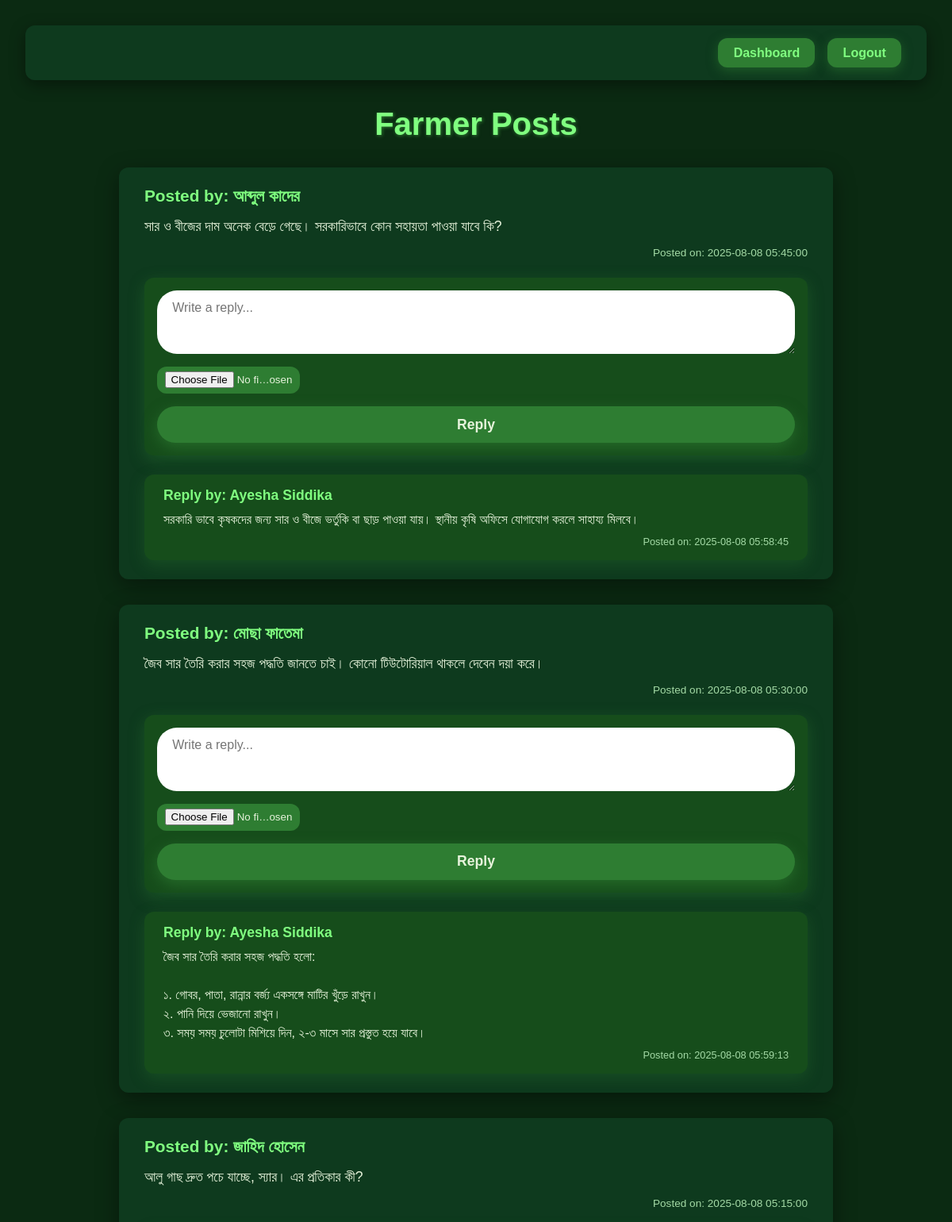
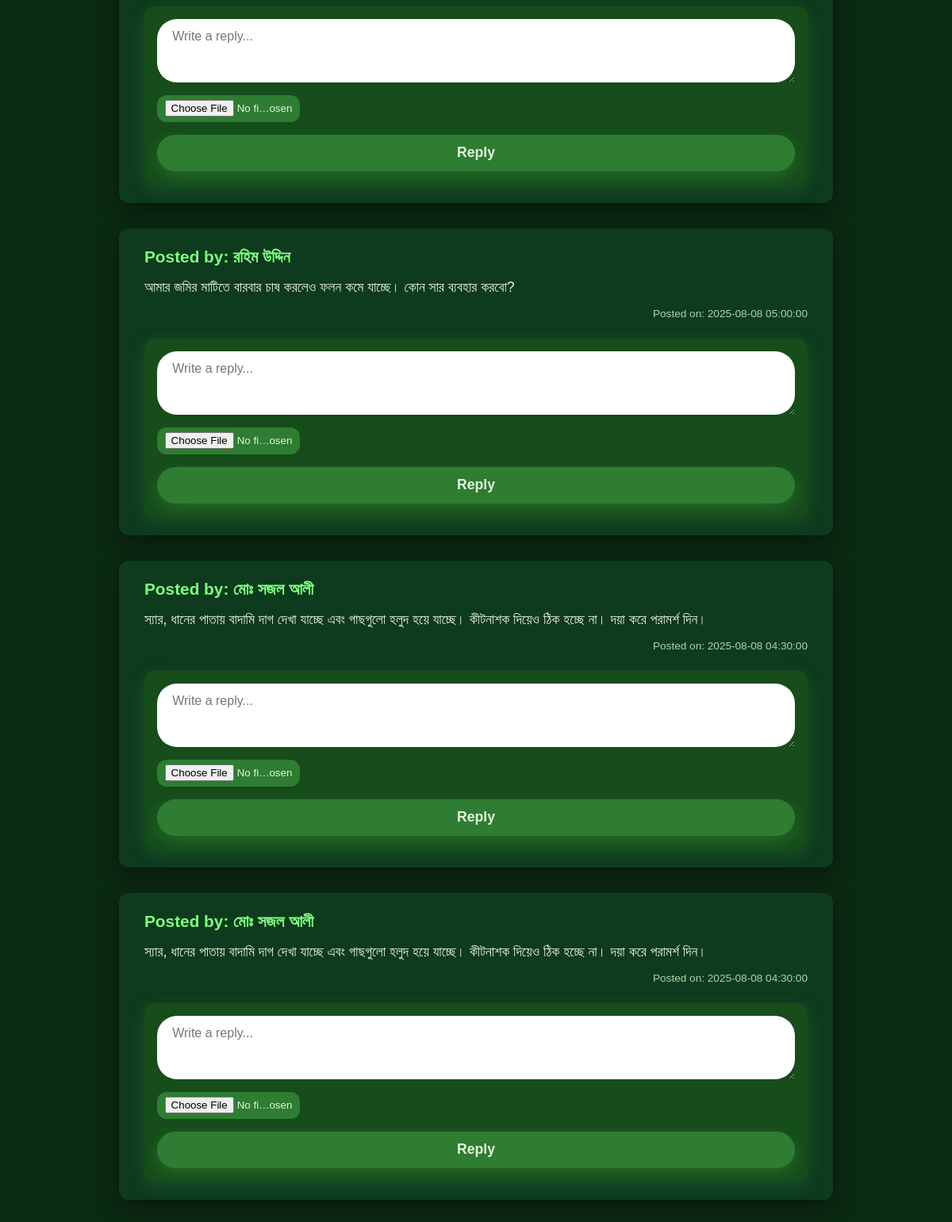
The page /agri_post.php (signed in) on the database its author committed (2 pictures, top to bottom).
### tables this page shows
CREATE TABLE `posts` (
  `id` int(11) NOT NULL,
  `user_type` enum('farmer','agri_officer') NOT NULL,
  `user_id` int(11) NOT NULL,
  `content` text DEFAULT NULL,
  `image` varchar(255) DEFAULT NULL,
  `video` varchar(255) DEFAULT NULL,
  `audio` varchar(255) DEFAULT NULL,
  `created_at` timestamp NOT NULL DEFAULT current_timestamp(),
  `attachment` varchar(255) DEFAULT NULL
);

CREATE TABLE `replies` (
  `id` int(11) NOT NULL,
  `post_id` int(11) NOT NULL,
  `parent_reply_id` int(11) DEFAULT NULL,
  `user_type` enum('farmer','agri_officer') NOT NULL,
  `user_id` int(11) NOT NULL,
  `content` text DEFAULT NULL,
  `image` varchar(255) DEFAULT NULL,
  `video` varchar(255) DEFAULT NULL,
  `audio` varchar(255) DEFAULT NULL,
  `created_at` timestamp NOT NULL DEFAULT current_timestamp(),
  `attachment` varchar(255) DEFAULT NULL
);

### agri_post.php (the view, shortened to what this page needs)
<?php
include('db_connection.php');
$agri_officer_id = $_SESSION['agri_officer_id'];
$stmt_posts = $conn->prepare("SELECT posts.*, CONCAT(farmers.first_name, ' ', farmers.last_name) AS farmer_name
                              FROM posts
                              JOIN farmers ON posts.user_id = farmers.id
                              WHERE posts.user_type = 'farmer'
                              ORDER BY posts.created_at DESC");
$stmt_posts->execute();
$posts_result = $stmt_posts->get_result();
?>
<!DOCTYPE html>
<html lang="en">
<head>
</head>
<body>
<nav>
    <a href="agri_officer_dashboard.php">Dashboard</a>
    <a href="home.php">Logout</a>
</nav>
<div class="container">
    <h2>Farmer Posts</h2>
    <?php while ($post = $posts_result->fetch_assoc()): ?>
        <div class="post" id="post-<?= htmlspecialchars($post['id']) ?>">
            <div class="post-header">
                Posted by: <?= htmlspecialchars($post['farmer_name']) ?>
            </div>
            <div class="post-content">
                <?= nl2br(htmlspecialchars($post['content'])) ?>
            </div>
            <div class="post-footer">
                Posted on: <?= htmlspecialchars($post['created_at']) ?>
            </div>
            <div class="reply-section">
                <?php
                if (isset($_GET['edit_reply_id']) && intval($_GET['edit_reply_id']) && $_GET['edit_reply_id'] == $post['id']):
                    $edit_reply_id = intval($_GET['edit_reply_id']);
                    $stmt_edit_fetch = $conn->prepare("SELECT content, attachment FROM replies WHERE id = ? AND user_id = ?");
                    $stmt_edit_fetch->bind_param("ii", $edit_reply_id, $agri_officer_id);
                    $stmt_edit_fetch->execute();
                    $edit_reply = $stmt_edit_fetch->get_result()->fetch_assoc();
                    $stmt_edit_fetch->close();
                ?>
                    <form method="POST" enctype="multipart/form-data" class="edit-reply-form">
                        <textarea name="edited_reply_content" required><?= htmlspecialchars($edit_reply['content'] ?? '') ?></textarea>
                        <input type="file" name="attachment" accept="image/*,video/*,audio/*" />
                        <button type="submit">Update Reply</button>
                        <a href="agri_post.php" style="margin-left:1rem; color: var(--color-accent); font-weight: 600;">Cancel</a>
                    </form>
                <?php else: ?>
                <form method="POST" enctype="multipart/form-data" class="reply-form" aria-label="Reply form for post <?= htmlspecialchars($post['id']) ?>">
                    <textarea name="reply_content" placeholder="Write a reply..." rows="3" required></textarea>
                    <input type="file" name="attachment" accept="image/*,video/*,audio/*" />
                    <button type="submit">Reply</button>
                </form>
                <?php endif; ?>
                <?php
                $stmt_replies = $conn->prepare("SELECT replies.*, CONCAT(agri_officers.first_name, ' ', agri_officers.last_name) AS officer_name
                                                FROM replies
                                                JOIN agri_officers ON replies.user_id = agri_officers.id
                                                WHERE replies.post_id = ?
                                                ORDER BY replies.created_at ASC");
                $stmt_replies->bind_param("i", $post['id']);
                $stmt_replies->execute();
                $replies_result = $stmt_replies->get_result();
                ?>
                <?php while ($reply = $replies_result->fetch_assoc()): ?>
                    <div class="reply">
                        <div class="post-header">
                            Reply by: <?= htmlspecialchars($reply['officer_name']) ?>
                        </div>
                        <div class="post-content">
                            <?= nl2br(htmlspecialchars($reply['content'])) ?>
                        </div>
                        <div class="post-footer">
                            Posted on: <?= htmlspecialchars($reply['created_at']) ?>
                        </div>
                    </div>
                <?php endwhile; ?>
            </div>
        </div>
    <?php endwhile; ?>
</div>
</body>
</html>

### agri_post.php (style rules this page uses)
:root { --bg-dark: #0b2a12; --bg-card: #0e3a1e; --color-accent: #80ff80; --color-accent-dark: #2e7d32; --text-light: #e6f3db; --text-muted: #a3d9a5; --btn-bg: #2e7d32; --btn-hover: #62c462; --border-radius: 12px; --gap: 1rem; --shadow: rgba(0,0,0,0.4); --transition: 0.3s ease; }
* { box-sizing: border-box; }
body { margin: 0; background: var(--bg-dark); color: var(--text-light); font-family: 'Poppins', sans-serif; padding: 2rem; min-height: 100vh; }
nav { background: var(--bg-card); padding: 1rem 2rem; border-radius: var(--border-radius); box-shadow: 0 6px 20px var(--shadow); display: flex; justify-content: flex-end; gap: var(--gap); margin-bottom: 2rem; }
nav a { color: var(--color-accent); text-decoration: none; font-weight: 600; padding: 0.6rem 1.2rem; border-radius: var(--border-radius); background-color: var(--btn-bg); box-shadow: 0 4px 14px rgba(46,125,50,0.5); transition: background-color var(--transition), transform var(--transition); }
.container { max-width: 900px; margin: 0 auto; }
h2 { text-align: center; color: var(--color-accent); font-weight: 700; font-size: 2.5rem; margin-bottom: 2rem; text-shadow: 1px 1px 4px var(--color-accent-dark); }
.post { background: var(--bg-card); border-radius: var(--border-radius); padding: 1.5rem 2rem; margin-bottom: 2rem; box-shadow: 0 8px 28px var(--shadow); transition: transform var(--transition), box-shadow var(--transition); }
.post-header { font-weight: 700; font-size: 1.3rem; color: var(--color-accent); margin-bottom: 0.8rem; }
.post-content { font-size: 1.1rem; line-height: 1.5; margin-bottom: 0.8rem; }
.post-footer { font-size: 0.85rem; color: var(--text-muted); text-align: right; }
.reply-section { margin-top: 1.5rem; }
form.reply-form { display: flex; flex-direction: column; gap: 1rem; background: #164d1b; padding: 1rem; border-radius: var(--border-radius); box-shadow: 0 6px 20px rgba(46,125,50,0.4); }
form.reply-form textarea { width: 100%; min-height: 70px; border-radius: 25px; border: none; padding: 0.8rem 1.2rem; font-size: 1rem; font-family: inherit; resize: vertical; transition: box-shadow var(--transition); }
form.reply-form input[type="file"] { border-radius: var(--border-radius); padding: 0.4rem 0.6rem; background-color: var(--btn-bg); color: var(--text-light); cursor: pointer; border: none; max-width: 180px; transition: background-color var(--transition); }
form.reply-form button { background-color: var(--btn-bg); color: var(--text-light); border: none; border-radius: 30px; font-weight: 700; font-size: 1.1rem; padding: 0.8rem 0; cursor: pointer; box-shadow: 0 6px 18px rgba(46,125,50,0.6); transition: background-color var(--transition), transform var(--transition); }
.reply { background: #164d1b; border-radius: var(--border-radius); padding: 1rem 1.5rem; margin-top: 1.5rem; box-shadow: 0 6px 20px rgba(46,125,50,0.3); transition: box-shadow var(--transition); }
.reply .post-header { font-weight: 700; font-size: 1.1rem; color: var(--color-accent); margin-bottom: 0.5rem; }
.reply .post-content { color: var(--text-light); font-size: 1rem; margin-bottom: 0.5rem; }
.reply .post-footer { font-size: 0.8rem; color: var(--text-muted); text-align: right; }

### rows shown on the page
posts: farmer_name "আব্দুল কাদের", content "সার ও বীজের দাম অনেক বেড়ে গেছে। সরকারিভাবে কোন সহায়তা পাওয়া যাবে কি?", created_at "2025-08-08 05:45:00"
replies: officer_name "Ayesha Siddika", content "সরকারি ভাবে কৃষকদের জন্য সার ও বীজে ভর্তুকি বা ছাড় পাওয়া যায়। স্থানীয় কৃষি অফিসে যোগাযোগ করলে সাহায্য মিলবে।", created_at "2025-08-08 05:58:45"
posts: farmer_name "মোছা ফাতেমা", content "জৈব সার তৈরি করার সহজ পদ্ধতি জানতে চাই। কোনো টিউটোরিয়াল থাকলে দেবেন দয়া করে।", created_at "2025-08-08 05:30:00"
replies: officer_name "Ayesha Siddika", content "জৈব সার তৈরি করার সহজ পদ্ধতি হলো: ১. গোবর, পাতা, রান্নার বর্জ্য একসঙ্গে মাটির খুঁড়ে রাখুন। ২. পানি দিয়ে ভেজানো রাখুন। ৩. সময় সময় চুলোটা মিশিয়ে দিন, ২-৩ মাসে সার প্রস্তুত হয়ে যাবে।", created_at "2025-08-08 05:59:13"
posts: farmer_name "জাহিদ হোসেন", content "আলু গাছ দ্রুত পচে যাচ্ছে, স্যার। এর প্রতিকার কী?", created_at "2025-08-08 05:15:00"
posts: farmer_name "রহিম উদ্দিন", content "আমার জমির মাটিতে বারবার চাষ করলেও ফলন কমে যাচ্ছে। কোন সার ব্যবহার করবো?", created_at "2025-08-08 05:00:00"
posts: farmer_name "মোঃ সজল আলী", content "স্যার, ধানের পাতায় বাদামি দাগ দেখা যাচ্ছে এবং গাছগুলো হলুদ হয়ে যাচ্ছে। কীটনাশক দিয়েও ঠিক হচ্ছে না। দয়া করে পরামর্শ দিন।", created_at "2025-08-08 04:30:00"
posts: farmer_name "মোঃ সজল আলী", content "স্যার, ধানের পাতায় বাদামি দাগ দেখা যাচ্ছে এবং গাছগুলো হলুদ হয়ে যাচ্ছে। কীটনাশক দিয়েও ঠিক হচ্ছে না। দয়া করে পরামর্শ দিন।", created_at "2025-08-08 04:30:00"
